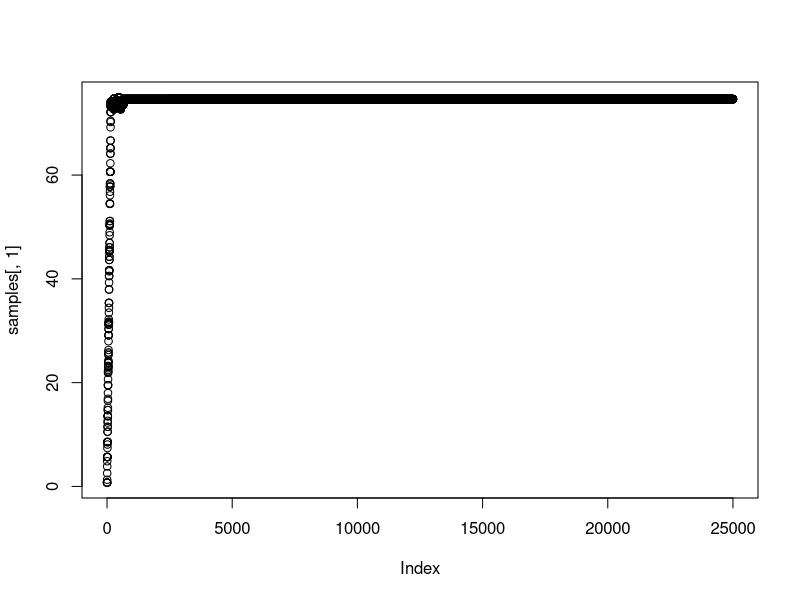

Generate this figure with R:

#set.seed(1)
#  overall proportions 
q<- c(.845, .847, .880, .674, .909, .898, .770, .801, .802, .875)
# number of made
Y<- c(64, 72, 55, 27, 75, 24, 28, 66, 40, 13)
# number of attempts
n<- c(75,95,63, 39, 83, 26, 41, 82, 54, 16)

N<-length(Y)

S<- 25000
#set intial values 

theta<- .5

m<- .03


log_post<- function(theta, n, q, m, Y){
  like= sum(dbinom(Y, size = n,theta, log = T ))
  a = q * exp(m)
  b = (1-q)* exp(m)
  prior1= sum(dbeta(q, a,b, log = T))
  prior2= dnorm(m,0, 10, log = T)
  return(like + prior1 + prior2)
}


#matrix to hold results
samples<- matrix(NA, nrow = S, ncol = 11)
aRate<-rep(0, S)

can_sd<- 1

#tuning 
burn  <- 5000      # Length of burn-in period for tuning
check <- 100  # Iterations between checks of the acceptance rate     
att   <- 0  # Keep track of the number of MH attempts
acc   <- 0




for(i in 1: S){
  #metro sampling 
  can = rnorm(1,m, can_sd)
  logR   <- log_post(theta, n, q, can, Y)-log_post(theta, n, q, m, Y) 
  #record attemps
  att = att + 1
  if(log(runif(1))<logR){
    m <- can
    acc<- acc + 1
  }

  
    #tunning
  if(i<burn & att==check){
    if(acc/att<0.2){can_sd<-can_sd*0.8}
    if(acc/att>0.6){can_sd<-can_sd*1.2}
    acc <- att <- 0
  }

  #gibbs
  for( j in 1: N){
    a<- Y[j]+ q[j]* exp(m)
    b<- n[j] - Y[j] + exp(m) * (1-q[j])
    theta[j]= rbeta(1,a, b)
  }
  
  samples[i,]= c(m, theta)
}


for(i in 1:11){
  temp=samples[,i]
  print(mean(temp))
}

sd(samples[,1])



plot(samples[,1])